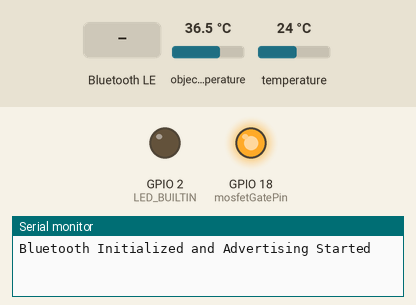
Recording of a sketch running on a simulated ESP32. Parts: output pins drawn as LEDs (lit = HIGH), the last lines printed to the serial monitor. The test bench sets the inputs (shaded band); at power-on: object temperature 36.5 °C, temperature 24 °C. Nothing arrives over Bluetooth unless stated; a phone connects over Bluetooth LE 3 s after start.

Above: at 1.2 s.
1.3 s: Bluetooth LE write "Heat" received
At 2.3 s:
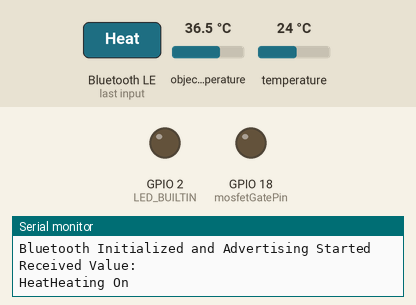
At 5.4 s:
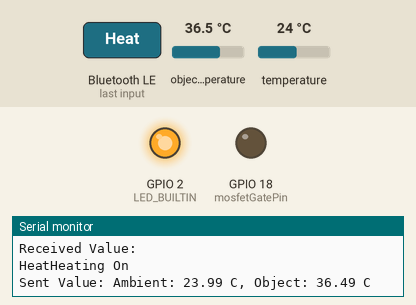
12.0 s: Bluetooth LE write "1" received
Timing chart, 0 to 22.0 s (numbered marks = the images above; inputs shaded):
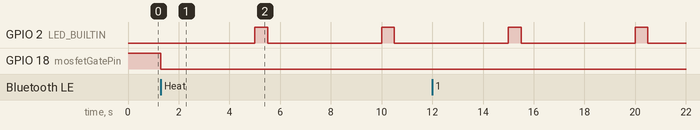

Measured:
- after the input at 1.3 s, GPIO 18 (mosfetGatePin): HIGH → LOW at once
- by itself, GPIO 2 (LED_BUILTIN): alternates HIGH for 0.50 s and LOW for 4.5 s

The sketch:

Bluetooth_Burner.ino
```cpp
#include <BLEDevice.h>
#include <BLEUtils.h>
#include <BLEServer.h>
#include <BLE2902.h> // Include library for descriptors that allow notifications
#include <Wire.h>
#include <Adafruit_MLX90614.h>

#define SERVICE_UUID            "4fafc201-1fb5-459e-8fcc-c5c9c331914b"
#define CHARACTERISTIC_UUID_TX  "beb5483e-36e1-4688-b7f5-ea07361b26a8"
#define CHARACTERISTIC_UUID_RX  "abcdef01-2345-6789-abcd-ef0123456789" // RX for receiving data


BLEServer *pServer = nullptr;
BLECharacteristic *pCharacteristicTX;
BLECharacteristic *pCharacteristicRX;
BLEService *pService;
BLEAdvertising *pAdvertising;
bool bleInitialized = false;
unsigned long lastSentTime = 0;  // Last time a notification was sent
Adafruit_MLX90614 mlx = Adafruit_MLX90614();
const int mosfetGatePin = 18; // Define the GPIO pin connected to the MOSFET gate
bool heat;
bool activate;

class MyServerCallbacks : public BLEServerCallbacks {
    void onConnect(BLEServer* pServer) override {
      pServer->startAdvertising(); // Restart advertising on connect
    }

    void onDisconnect(BLEServer* pServer) override {
      pServer->startAdvertising(); // Keep advertising on disconnect
    }
};

class MyCallbacks : public BLECharacteristicCallbacks {
    void onWrite(BLECharacteristic *pCharacteristic) {
        if (pCharacteristic == pCharacteristicRX) {
            std::string rxValue = pCharacteristic->getValue(); // Get the value written to the characteristic

            if (rxValue.length() > 0) {
                Serial.println("Received Value: ");
                for (int i = 0; i < rxValue.length(); i++) {
                    Serial.print(rxValue[i]);
                }
                // TODO: Add the actions to perform after receiving the data
                if(rxValue == "Heat"){
                  Serial.println("Heating On");
                  digitalWrite(mosfetGatePin, LOW);
                }
            }
        }
    }
};

void setup() {
  Serial.begin(115200);
  pinMode(LED_BUILTIN, OUTPUT);
  pinMode(mosfetGatePin, OUTPUT); // Set the MOSFET gate pin as output
  digitalWrite(mosfetGatePin, HIGH);
  Wire.begin();
  mlx.begin();
  initializeBluetooth();
}

void initializeBluetooth() {
  if (!bleInitialized) {
    BLEDevice::init("Bluetooth Burner");
    pServer = BLEDevice::createServer();
    pServer->setCallbacks(new MyServerCallbacks());
    pService = pServer->createService(SERVICE_UUID);

    // Characteristic for sending data to client (TX)
    pCharacteristicTX = pService->createCharacteristic(
                          CHARACTERISTIC_UUID_TX,
                          BLECharacteristic::PROPERTY_NOTIFY
                        );
    pCharacteristicTX->addDescriptor(new BLE2902());

    // Characteristic for receiving data from client (RX)
    pCharacteristicRX = pService->createCharacteristic(
                          CHARACTERISTIC_UUID_RX,
                          BLECharacteristic::PROPERTY_WRITE
                        );
    pCharacteristicRX->setCallbacks(new MyCallbacks()); // Set callbacks for write operations

    pService->start();
    pAdvertising = BLEDevice::getAdvertising();
    pAdvertising->addServiceUUID(SERVICE_UUID);
    pAdvertising->setScanResponse(true);
    pAdvertising->setMinPreferred(0x06);  // Helps with iPhone connections issue
    pAdvertising->setMinPreferred(0x12);
    BLEDevice::startAdvertising();
    bleInitialized = true;
    Serial.println("Bluetooth Initialized and Advertising Started");

  }
}

void loop() {

  if (millis() - lastSentTime >= 5000) {
    float ambientTemp = mlx.readAmbientTempC();  // Read ambient temperature
    float objectTemp = mlx.readObjectTempC();    // Read object temperature

    // Convert temperature to string and send it over BLE
    char buf[50];
    snprintf(buf, sizeof(buf), "Ambient: %.2f C, Object: %.2f C", ambientTemp, objectTemp);
    pCharacteristicTX->setValue(buf);
    pCharacteristicTX->notify();
    lastSentTime = millis();

    Serial.print("Sent Value: ");
    Serial.println(buf);

    // Toggle LED to indicate activity
    digitalWrite(LED_BUILTIN, HIGH);
    delay(500);
    digitalWrite(LED_BUILTIN, LOW);
  }
}
```
